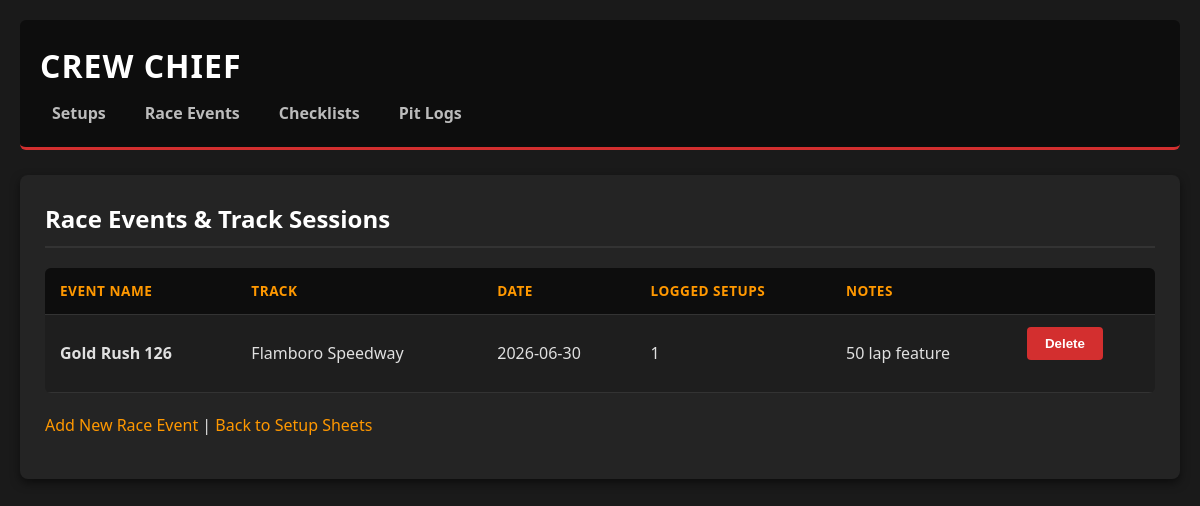
The app's page /events_list.php with its own data.
### tables this page shows
CREATE TABLE `race_events` (
  `eventID` int(50) NOT NULL,
  `profileID` int(11) NOT NULL,
  `eventName` varchar(100) NOT NULL,
  `trackName` varchar(100) NOT NULL,
  `eventDate` date NOT NULL,
  `notes` text DEFAULT NULL
);

### events_list.php (the view, shortened to what this page needs)
<?php
    require_once("database.php");
    $queryEvents = 'SELECT e.eventID, e.eventName, e.trackName, e.eventDate, e.notes,
         COUNT(s.setupID) AS totalSetups
         FROM race_events e
         LEFT JOIN setups s ON e.eventID = s.eventID
         GROUP BY e.eventID
         ORDER BY e.eventDate DESC';
    $statement = $db->prepare($queryEvents);
    $statement->execute();
    $events = $statement->fetchAll();
?>
<!DOCTYPE html>
<html>
<head>
    <link rel="stylesheet" type="text/css" href="css/crew_chief.css" />
</head>
<body>
    <?php include("header.php"); ?>
    <main>
        <h2>Race Events & Track Sessions</h2>
        <table>
            <tr>
                <th>Event Name</th>
                <th>Track</th>
                <th>Date</th>
                <th>Logged Setups</th>
                <th>Notes</th>
                <th>&nbsp;</th>
            </tr>
            <?php foreach ($events as $event): ?>
                <tr>
                    <td><strong><?php echo htmlspecialchars($event['eventName']); ?></strong></td>
                    <td><?php echo htmlspecialchars($event['trackName']); ?></td>
                    <td><?php echo htmlspecialchars($event['eventDate']); ?></td>
                    <td><?php echo htmlspecialchars($event['totalSetups']); ?></td>
                    <td><?php echo htmlspecialchars($event['notes'] ?? '-'); ?></td>
                    <td>
                        <form action="delete_event.php" method="post">
                            <input type="submit" value="Delete" />
                        </form>
                    </td>
                </tr>
            <?php endforeach; ?>
        </table>
        <p><a href="add_event_form.php">Add New Race Event</a> | <a href="index.php">Back to Setup Sheets</a></p>
    </main>
</body>
</html>

### css/crew_chief.css (style rules this page uses)
* { box-sizing: border-box; margin: 0; padding: 0; }
body { font-family: 'Segoe UI', Tahoma, Geneva, Verdana, sans-serif; background-color: #1a1a1a; color: #e0e0e0; line-height: 1.6; padding: 20px; }
main { max-width: 1200px; margin: 0 auto; background-color: #242424; padding: 25px; border-radius: 8px; box-shadow: 0 4px 10px rgba(0, 0, 0, 0.5); }
h2 { color: #ffffff; border-bottom: 2px solid #333; padding-bottom: 8px; margin-bottom: 20px; }
p { margin-bottom: 15px; }
a { color: #ff9800; text-decoration: none; }
table { width: 100%; border-collapse: collapse; margin-bottom: 20px; background-color: #1e1e1e; border-radius: 6px; overflow: hidden; }
th, td { padding: 12px 15px; text-align: left; border-bottom: 1px solid #333; }
th { background-color: #0d0d0d; color: #ff9800; font-weight: bold; text-transform: uppercase; font-size: 0.85rem; letter-spacing: 0.5px; }
form { margin-bottom: 20px; }
input[type="submit"], button { background-color: #d32f2f; color: white; border: none; padding: 9px 18px; font-weight: bold; border-radius: 4px; cursor: pointer; transition: background-color 0.2s ease; }

### records on screen
race_events: eventName "Gold Rush 126", trackName "Flamboro Speedway", eventDate "2026-06-30", totalSetups "1", notes "50 lap feature"
